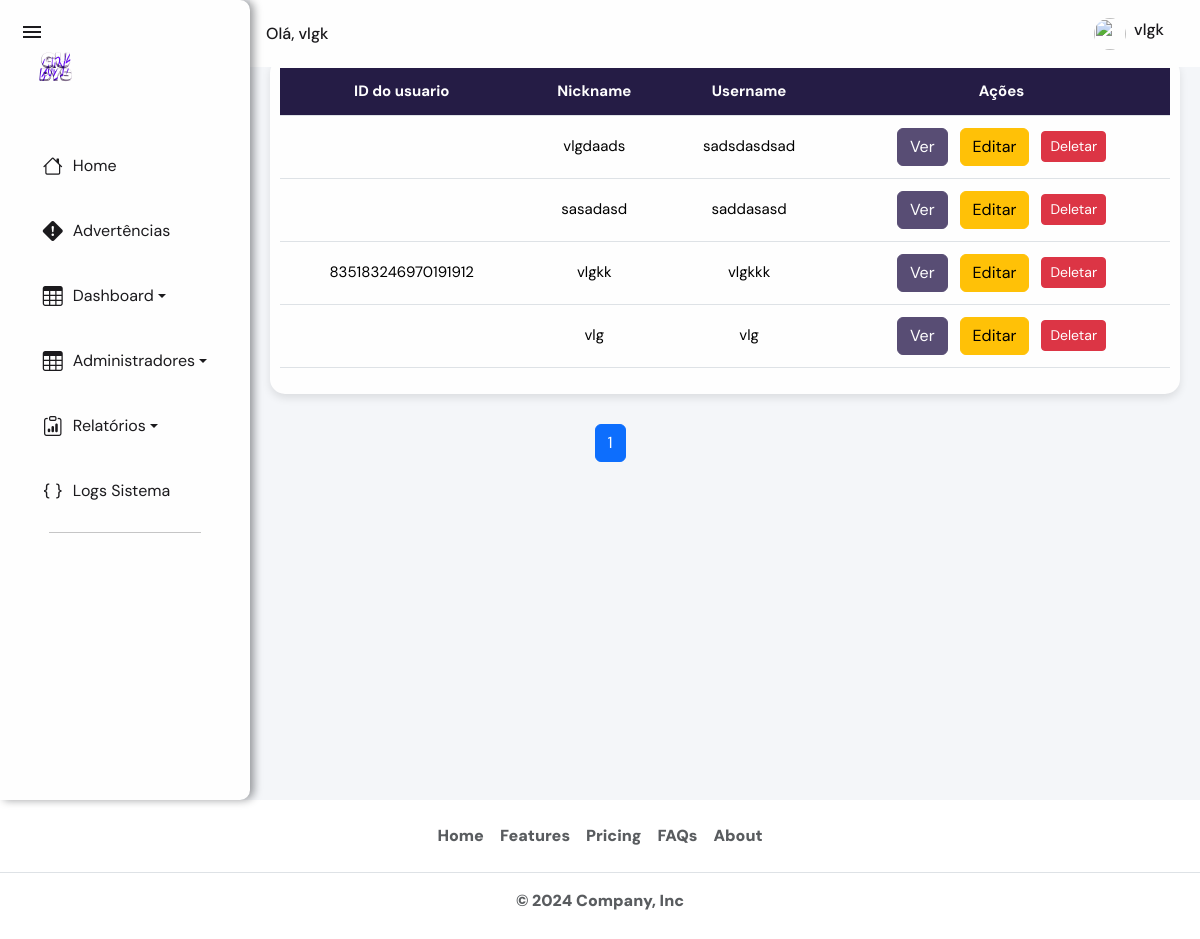
Page /api/adminList/ (signed in) on the committed database.
### api_rest/models.py (models this page shows, shortened)
class User(AbstractBaseUser, PermissionsMixin):
    username = models.CharField(max_length=100, unique=True, default='', blank=False)
    nickname = models.CharField(max_length=100, default='', blank=False)
    id_user = models.CharField(max_length=100, default='', blank=False)
    area = models.CharField(max_length=100, default='', blank=True)
    age = models.PositiveIntegerField(null=True, blank=True)
    is_active = models.BooleanField(default=True)
    is_staff = models.BooleanField(default=False)
    is_admin = models.BooleanField(default=False)
    is_superuser = models.BooleanField(default=False)
    date_joined = models.DateTimeField(default=timezone.now)
    image = models.ImageField(upload_to='profile_pics/', null=True, blank=True)
    USERNAME_FIELD = 'username'
    REQUIRED_FIELDS = ['nickname']
    objects = UserManager()

### api_rest/views.py (the view)
# urls.py: path('adminList/', listarAdmin, name='listarAdmin'),
@login_required
@cache_page(60*30)#essa porra aq cacheia o conteudo por 30 min, dps é redefinido o cache
@user_passes_test(lambda u: u.is_superuser)
def listarAdmin(request):#eu nao sei como isso funciona ao certo, e essa merda não deve ser tocada, senao quebra inteiro a porra do codigo
        users = cache.get('users_list')
        if not users:
                users = User.objects.filter(is_admin=True, is_staff=True)  # Filtrar administradores
                cache.set('users_list', users, timeout=60*30)
        query = request.GET.get('q', '')
        if query:
            users = users.filter(Q(username__icontains=query) | Q(nickname__icontains=query))
        paginator = Paginator(users, 10)  # Exibir 10 administradores por página
        page_number = request.GET.get('page')
        page_obj = paginator.get_page(page_number)
        context = {
            'page_obj': page_obj,
            'query': query,
        }
        return render(request, 'SuPages/listarAdmin.html', context)

### api_rest/templates/SuPages/listarAdmin.html (shortened to what this page needs)
{% extends 'basesSU/baseLogged.html' %}
{% block content %}
<div class="container-">
    <div class="d-flex justify-content-end align-items-end mb-3">
        <form class="d-flex align-items-center" role="search" action="{% url 'listar' %}" method="get">
                <button class="btn btn-outline-success ms-2" type="submit">Search</button>
            </div>
    </div>
                <div class="table-container">
                  <table class="table table table-hover">
                    <thead>
                        <tr>
                            <th scope="col">ID do usuario</th>
                            <th scope="col">Nickname</th>
                            <th scope="col">Username</th>
                            <th scope="col">Ações</th>
                        </tr>
                    </thead>
                    <tbody>
                        {% for user in page_obj %}
                        <tr>
                            <td>{{ user.id_user }}</td>
                            <td>{{ user.username }}</td>
                            <td>{{ user.nickname }}</td>
                            <td>
                                <button type="button" class="btn btn-info btn-jump me-2" data-bs-toggle="modal" data-bs-target="#modalUser{{ user.id }}">Ver</button>
                                <a class="btn btn-warning btn-jump" data-bs-toggle="modal" data-bs-target="#updateModal{{ user.id }}">Editar</a>
                                <button type="button" class="btn btn-danger btn-sm" data-bs-toggle="modal" data-bs-target="#deleteModal" data-url="{% url 'delete' user.id %}">
                                    Deletar
                                </button>
                            {% endfor %}
                    </tbody>
                </table>
            </div>
    <nav aria-label="Page navigation example">
        <ul class="pagination justify-content-center">
            {% for num in page_obj.paginator.page_range %}
            <li class="page-item {% if page_obj.number == num %}active{% endif %}">
                <a class="page-link" href="?page={{ num }}">{{ num }}</a>
            </li>
            {% endfor %}
        </ul>
    </nav>
{% for user in page_obj %}
<div class="modal fade " id="modalUser{{ user.id }}" tabindex="-1" aria-labelledby="modalUserLabel{{ user.id }}" aria-hidden="true">
    <div class="modal-dialog modal-dialog-centered fade-in fade-out">
        <div class="modal-content">
            <div class="modal-body">
                <p><strong>ID: {{ user.id }}</p>
                <p><strong>username: {{ user.username }}</p>
                <p><strong>Nickname: {{ user.nickname }}</p>
           </div>
        </div>
    </div>
</div>
{% endfor %}
    {% endblock %}

### api_rest/templates/partials/sidebar.html (shortened to what this page needs)
{% load static %}
<nav class="navbar navbar-expand-lg ">
    <div class="container-nav">
      <div class="collapse navbar-collapse" id="navbarsExample09">
        <span class="navbar-text user-greeting">
            Olá, {{ user.username }}
        </span>
      </div>
      <div class="userProfile ms-auto d-flex align-items-center">
        <a href="#" class="d-flex align-items-center text-decoration-none" data-bs-toggle="dropdown" aria-expanded="false">
            <img src="" alt="" width="32" height="32" class="rounded-circle me-2">
            <h6 class="username"> {{ user.username }}</h6>
        </a>
      </div>
    </div>
</nav>
<div class="sidebar" id="sidebar">
    <div class="d-flex flex-column flex-shrink-0 p-3">
        <a href="/" class="d-flex align-items-center mb-3 mb-md-0 me-md-auto text-decoration-none">
            <img src="{% static 'imgs/gudys.png' %}" alt="Logo" width="40" height="32">
        </a>
        <div class="sidebar-content">
            <ul class="nav nav-pills flex-column mb-auto">
                {% if user.is_superuser %}
                <li class="nav-item">
                    <a class="nav-link sidebar-link" href="{% url 'sideSuperUser' %}">
                        <i class="bi bi-house"></i>
                        <span class="sidebar-text">Home</span>
                    </a>
                </li>
                <li class="nav-item">
                    <a class="nav-link sidebar-link" href="#">
                        <i class="bi bi-exclamation-diamond-fill"></i>
                        <span class="sidebar-text">Advertências</span>
                    </a>
                </li>
                <li class="nav-item">
                    <a class="nav-link dropdown-toggle sidebar-link" href="#" role="button" data-bs-toggle="collapse" data-bs-target="#dashboard-collapse" aria-expanded="false">
                        <i class="bi bi-table"></i>
                        <span class="sidebar-text">Dashboard</span>
                    </a>
                </li>
                <li class="nav-item">
                    <a class="nav-link dropdown-toggle sidebar-link" href="#" role="button" data-bs-toggle="collapse" data-bs-target="#admin-collapse" aria-expanded="false">
                        <i class="bi bi-table"></i>
                        <span class="sidebar-text">Administradores</span>
                    </a>
                </li>
                <li class="nav-item">
                    <a class="nav-link dropdown-toggle sidebar-link" href="#" role="button" data-bs-toggle="collapse" data-bs-target="#relatorios-collapse" aria-expanded="false">
                        <i class="bi bi-clipboard-data"></i>
                        <span class="sidebar-text">Relatórios</span>
                    </a>
                </li>
                <li class="nav-item">
                    <a class="nav-link" href="#">
                        <i class="bi bi-braces"></i>
                        <span class="sidebar-text">Logs Sistema</span>
                    </a>
                </li>
            {% elif user.is_admin %}
                <li class="nav-item">
                    <a class="nav-link" href="#">Staff Dashboard</a>
                </li>
            {% elif user.is_staff %}
                <li class="nav-item">
                    <a class="nav-link" href="#">User Dashboard</a>
                </li>
            {% endif %}
            </ul>
        </div>
        <div class="dropdown">
            <hr>
        </div>
    </div>
</div>

### static/styles/estilos.css (style rules this page uses)
body, html { margin: 0; padding: 0; height: 100%; font-family: 'DM Sans', sans-serif; scroll-behavior: smooth; overflow-x: hidden; }
.sidebar { position: fixed; top: 0; left: 0; width: 250px; height: 100vh; background: #FEFEFE; color: #1B1A1D; box-shadow: 4px 0 8px rgba(8, 9, 14, 0.4); padding: 10px; border-top-right-radius: 10px; border-bottom-right-radius: 10px; transition: width 0.3s ease, transform 0.3s ease; z-index: 1000; box-sizing: border-box; overflow: hidden; }
.sidebar .nav-link { display: flex; align-items: center; padding: 10px; transition: padding 0.3s ease; }
.sidebar .nav-link i { font-size: 20px; transition: transform 0.3s ease; }
.sidebar .sidebar-text { margin-left: 10px; transition: opacity 0.3s ease; }
.sidebar a { margin-top: 15px; color: #1B1A1D; text-decoration: none; padding: 10px; border-radius: 4px; transition: background-color 0.3s ease, color 0.3s ease, transform 0.2s ease; }
.username { flex-grow: 1; text-align: center; color: #1B1A1D; margin-right: 30px; }
.navbar { background-color: #FEFEFE; padding: 0.3rem 1rem; z-index: 1000; position: fixed; width: calc(100% - 240px); top: 0; left: 250px; height: 67px; transition: left 0.3s ease-in-out; }
.container-nav { flex-grow: 1; display: flex; justify-content: space-between; align-items: center; height: 100%; }
.userProfile { margin-left: auto; display: flex; align-items: center; height: 100%; }
.user-greeting { font-size: 16px; font-weight: 500; color: #1B1A1D; }
.userProfile img { border-radius: 50%; width: 32px; height: 32px; margin-right: 8px; }
.userProfile .username { font-size: 16px; font-weight: 500; color: #1B1A1D; }
.fade-in { animation: fadeIn 1s ease-in-out; }
.d-flex { display: flex; justify-content: space-between; align-items: center; }
.table-container { margin-left: 250px; margin-right: 20px; margin-top: 20px; padding: 10px; border-radius: 15px; box-shadow: 0 4px 8px rgba(0, 0, 0, 0.1); max-width: 1400px; background-color: #FEFEFE; }
.table { font-size: 15px; text-align: center; border-collapse: collapse; width: 100%; }
.table th, .table td { background-color: #fefefe; padding: 10px; }
.btn-jump { transition: transform 0.2s, background-color 0.2s; }
.modal-content { border-radius: 10px; overflow: hidden; }
.modal-body { font-size: 1rem; line-height: 1.5; }
.table thead th { background: #251c45; color: #fefefe; text-align: center; }
.table th, .table td { text-align: center; vertical-align: middle; padding: 12px; }
.btn-info { background-color: #584D74; color: #FEFEFE; border-color: #584D74; }
.btn-warning { margin-right: 8px; }
.pagination { margin-top: 20px; padding-top: 10px; justify-content: center; }

### rows in the picture
User: username "vlgk"
User: username "vlgdaads", nickname "sadsdasdsad"
User: username "sasadasd", nickname "saddasasd"
User: id_user "835183246970191912", username "vlgkk", nickname "vlgkkk"
User: username "vlg", nickname "vlg"

### other values in the picture
{{ num }} "1"
